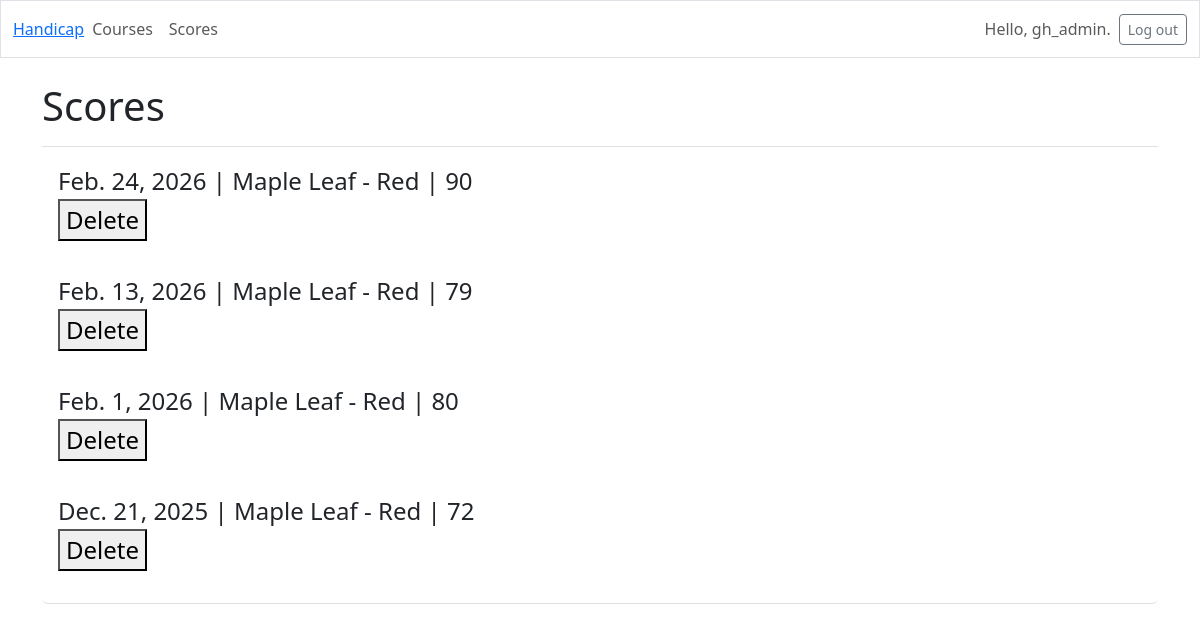
The app's page /scores/ (signed in), older data.
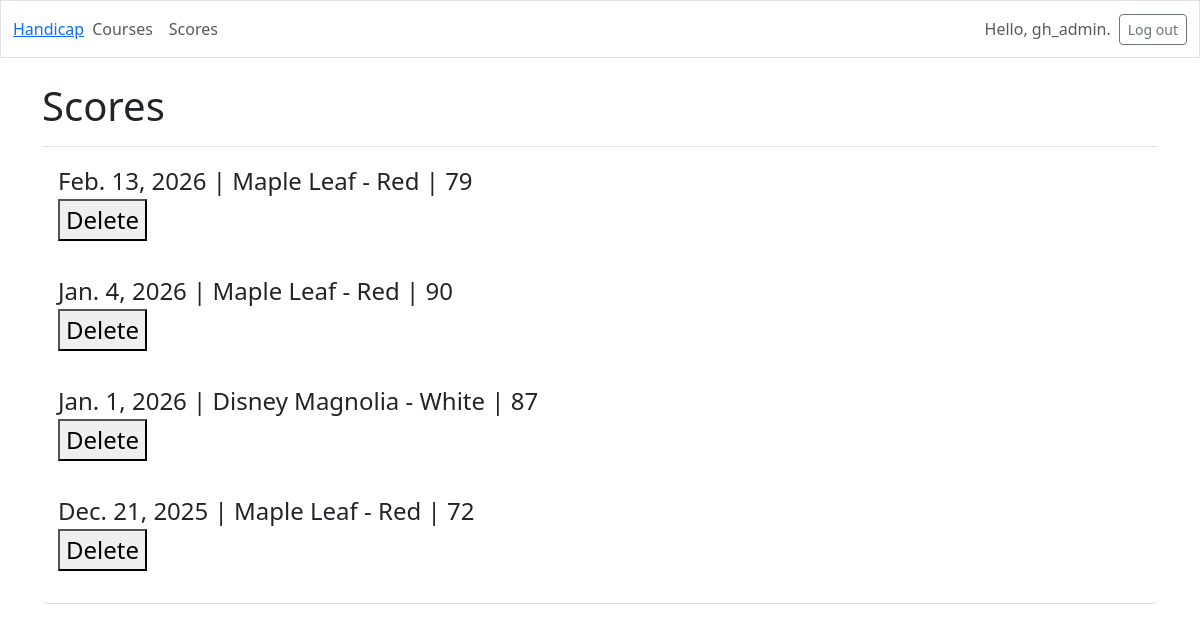
The same page, newer data.
### golf_handicap/models.py (models this page shows, shortened)
class Score(models.Model):
    tee = models.ForeignKey(CourseTee, on_delete=models.CASCADE)
    score = models.IntegerField()
    date_played = models.DateField()
    date_added = models.DateTimeField(auto_now_add=True)
    owner = models.ForeignKey(User, on_delete=models.CASCADE)

class CourseTee(models.Model):
    course = models.ForeignKey(Course, on_delete=models.CASCADE)
    tee_name = models.CharField(max_length=200)
    course_rating = models.DecimalField(max_digits=4, decimal_places=1)
    slope_rating = models.IntegerField()
    course_par = models.IntegerField()
    date_added = models.DateTimeField(auto_now_add=True)
    def __str__(self):
        return f"{self.course.course_name} - {self.tee_name}"

class Course(models.Model):
    course_name = models.CharField(max_length=200)
    location = models.CharField(max_length=200)
    date_added = models.DateTimeField(auto_now_add=True)

### golf_handicap/views.py (the view)
# urls.py: path('scores/', views.scores, name='scores'),
@login_required
def scores(request):
    scores = Score.objects.filter(owner=request.user).order_by('-date_played')[:20]
    context = {'scores': scores}
    return render(request, 'golf_handicap/scores.html', context)

### golf_handicap/templates/golf_handicap/scores.html (shortened to what this page needs)
{% extends 'golf_handicap/base.html' %}
{% load bootstrap_icons %}
{% block page_header %}
  <h1>Scores</h1>
{% endblock page_header %}
{% block content %}
    <ul class="list-group border-bottom pb-2 mb-4">
      {% for score in scores %}
        <li class="list-group-item border-0 fs-4">{{ score.date_played }} | {{ score.tee}} | {{ score.score }}
          <form action="{% url 'golf_handicap:delete_score' score_id=score.id %}" method="post" style="display_inline;">
            <button type="submit" onclick="return confirm('Are you sure you want to delete this score?');">
              Delete
            </button>
          </form></p>
        </li>
      {% endfor %}
    </ul>
{% endblock content %}

Row changes from the older to the newer data that the page shows:
removed Score: date_played "Feb. 24, 2026", tee "Maple Leaf - Red", score "90"
removed Score: date_played "Feb. 1, 2026", tee "Maple Leaf - Red", score "80"
added Score: date_played "Jan. 4, 2026", tee "Maple Leaf - Red", score "90"
added Score: date_played "Jan. 1, 2026", tee "Disney Magnolia - White", score "87"
